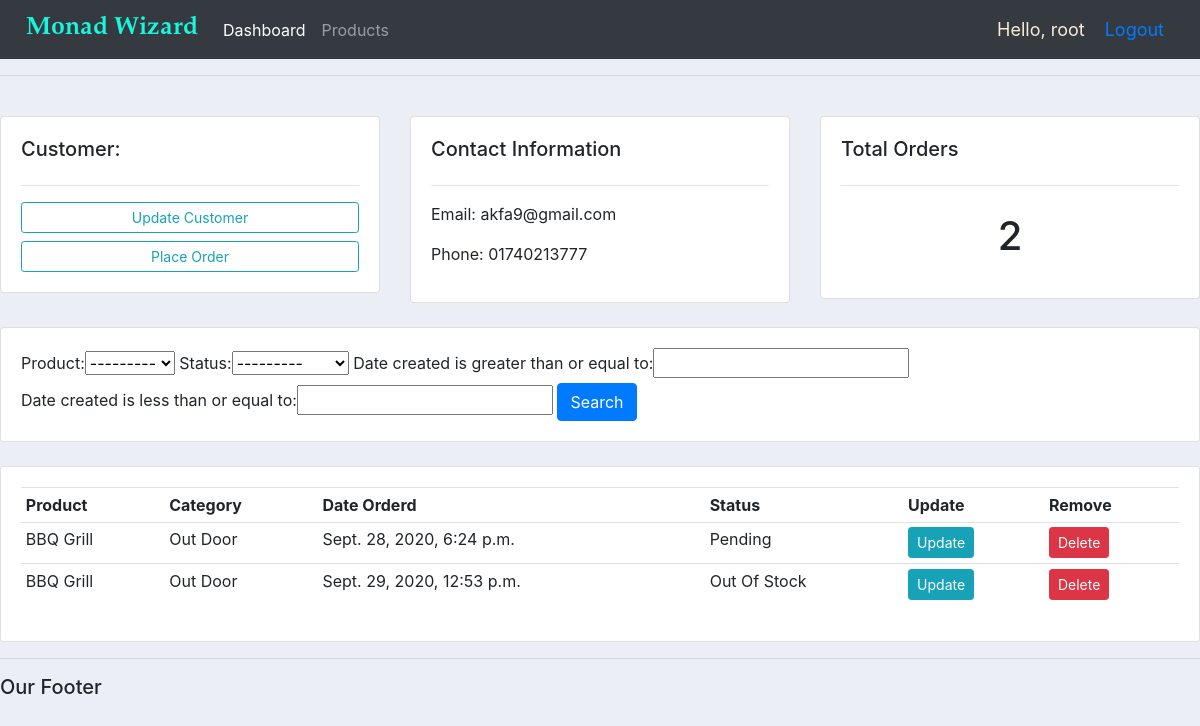
The app's page /customer/2/ (signed in), older data.
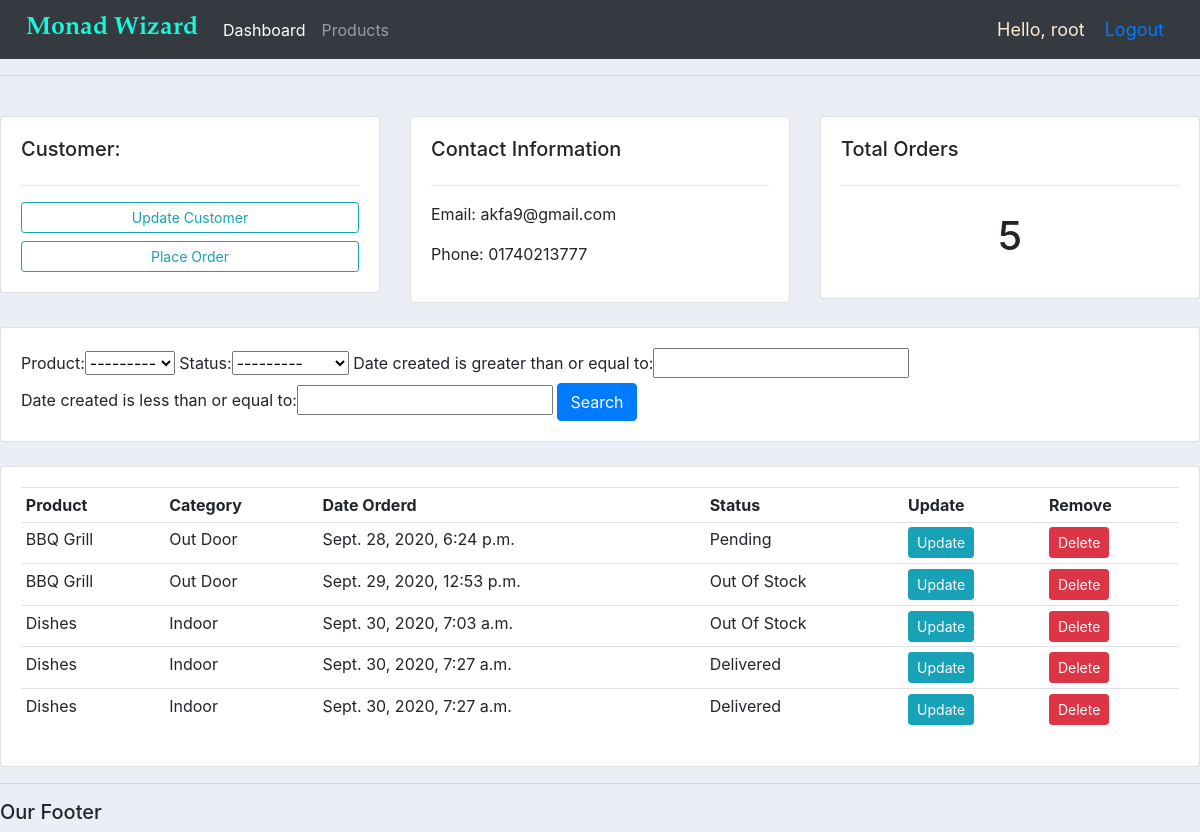
The same page, newer data.
### accounts/models.py (models this page shows, shortened)
class Order(models.Model):
    STATUS = (
        ('Pending', 'Pending'),
        ('Out Of Stock', 'Out of Stock'),
        ('Delivered', 'Delivered'),
    )
    customer = models.ForeignKey(Customer, null=True, on_delete=models.SET_NULL)
    product = models.ForeignKey(Product, null=True, on_delete=models.SET_NULL)
    date_created = models.DateTimeField(auto_now_add=True, null=True)
    status = models.CharField(max_length=200, null=True,choices=STATUS)

class Product(models.Model):
    CATEGORY = (
        ('Indoor', 'Indoor'),
        ('Out Door', 'Out Door'),
    )
    name = models.CharField(max_length=200, null=True)
    price = models.FloatField(null=True)
    category = models.CharField(max_length=200, null=True,choices=CATEGORY)
    description = models.CharField(max_length=200, null=True, blank=True)
    date_created = models.DateTimeField(auto_now_add=True, null=True)
    tags = models.ManyToManyField(Tag)
    def __str__(self):
        return self.name

### accounts/views.py (the view)
# urls.py: path('customer/<str:pk_test>/', views.customers, name="customer"),
@login_required(login_url='login')
def customers(request, pk_test):
    customer = Customer.objects.get(id=pk_test)
    orders = customer.order_set.all()
    orders_count = orders.count()
    myFilter = OrderFilter(request.GET, queryset=orders)
    orders = myFilter.qs
    context = {'customer':customer , 'orders':orders ,
            'orders_count':orders_count, 'myFilter' : myFilter, }
    return render(request, 'accounts/customer.html', context )

### accounts/templates/accounts/customer.html
{% extends 'accounts/main.html' %}
{% block content %}
<br>
<div class="row">
	<div class="col-md">
		<div class="card card-body">
			<h5>Customer:</h5>
			<hr>
			<a class="btn btn-outline-info  btn-sm btn-block" href="">Update Customer</a>
			<a class="btn btn-outline-info  btn-sm btn-block" href="{% url 'create_order_customer' customer.id %}">Place Order</a>
		</div>
	</div>
	<div class="col-md">
		<div class="card card-body">
			<h5>Contact Information</h5>
			<hr>
			<p>Email: {{customer.email}}</p>
			<p>Phone: {{customer.phone}}</p>
		</div>
	</div>
	<div class="col-md">
		<div class="card card-body">
			<h5>Total Orders</h5>
			<hr>
			<h1 style="text-align: center;padding: 10px">{{ orders_count }}</h1>
		</div>
	</div>
</div>
<br>
<div class="row">
	<div class="col">
		<div class="card card-body">
			<form method="get">
				{{ myFilter.form }}
		    <button class="btn btn-primary" type="submit">Search</button>
		  </form>
		</div>
	</div>
</div>
<br>
<div class="row">
	<div class="col-md">
		<div class="card card-body">
			<table class="table table-sm">
				<tr>
					<th>Product</th>
					<th>Category</th>
					<th>Date Orderd</th>
					<th>Status</th>
					<th>Update</th>
					<th>Remove</th>
				</tr>
				{% for order in orders %}
				<tr>
					<td> {{order.product.name}} </td>
					<td> {{order.product.category}} </td>
					<td> {{order.date_created}} </td>
					<td> {{order.status}} </td>
					<td><a class="btn btn-sm btn-info" href="{% url 'update_order' order.id %}"> Update </a></td>
					<td><a class="btn btn-sm btn-danger" href="{% url 'delete_order' order.id %}"> Delete </a></td>
				</tr>
				{% endfor %}
			</table>
		</div>
	</div>
</div>
{% endblock %}

Row changes from the older to the newer data that the page shows:
added Order: product.name "Dishes", product.category "Indoor", date_created "Sept. 30, 2020, 7:03 a.m.", status "Out Of Stock"
added Order: product.name "Dishes", product.category "Indoor", date_created "Sept. 30, 2020, 7:27 a.m.", status "Delivered"
added Order: product.name "Dishes", product.category "Indoor", date_created "Sept. 30, 2020, 7:27 a.m.", status "Delivered"
Text that changed along with them:
{{ orders_count }}: "2" → "5"
